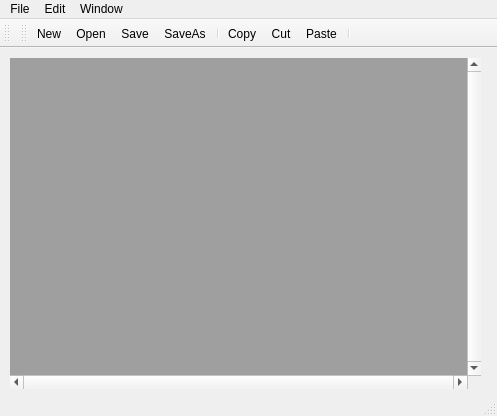
<?xml version="1.0" encoding="UTF-8"?>
<ui version="4.0">
 <class>MainWindow</class>
 <widget class="QMainWindow" name="MainWindow">
  <property name="geometry">
   <rect>
    <x>0</x>
    <y>0</y>
    <width>497</width>
    <height>416</height>
   </rect>
  </property>
  <property name="windowTitle">
   <string>MainWindow</string>
  </property>
  <widget class="QWidget" name="centralWidget">
   <widget class="QMdiArea" name="mdiArea">
    <property name="geometry">
     <rect>
      <x>10</x>
      <y>10</y>
      <width>471</width>
      <height>331</height>
     </rect>
    </property>
    <property name="verticalScrollBarPolicy">
     <enum>Qt::ScrollBarAlwaysOn</enum>
    </property>
    <property name="horizontalScrollBarPolicy">
     <enum>Qt::ScrollBarAlwaysOn</enum>
    </property>
   </widget>
  </widget>
  <widget class="QMenuBar" name="menuBar">
   <property name="geometry">
    <rect>
     <x>0</x>
     <y>0</y>
     <width>497</width>
     <height>21</height>
    </rect>
   </property>
   <widget class="QMenu" name="menuFile">
    <property name="title">
     <string>File</string>
    </property>
    <addaction name="actionNew"/>
    <addaction name="actionOpen"/>
    <addaction name="actionSave"/>
    <addaction name="actionSaveAs"/>
    <addaction name="actionExit"/>
   </widget>
   <widget class="QMenu" name="menuEdit">
    <property name="title">
     <string>Edit</string>
    </property>
    <addaction name="actionCut"/>
    <addaction name="actionCopy"/>
    <addaction name="actionPaste"/>
    <addaction name="actionSelectAll"/>
   </widget>
   <widget class="QMenu" name="menuWindow">
    <property name="title">
     <string>Window</string>
    </property>
    <addaction name="actionNext"/>
    <addaction name="actionPrevious"/>
    <addaction name="actionCascade"/>
    <addaction name="separator"/>
    <addaction name="actionTile"/>
    <addaction name="actionClose"/>
    <addaction name="actionCloseAll"/>
   </widget>
   <addaction name="menuFile"/>
   <addaction name="menuEdit"/>
   <addaction name="menuWindow"/>
  </widget>
  <widget class="QToolBar" name="mainToolBar">
   <attribute name="toolBarArea">
    <enum>TopToolBarArea</enum>
   </attribute>
   <attribute name="toolBarBreak">
    <bool>false</bool>
   </attribute>
  </widget>
  <widget class="QStatusBar" name="statusBar"/>
  <widget class="QToolBar" name="toolBar">
   <property name="windowTitle">
    <string>toolBar</string>
   </property>
   <attribute name="toolBarArea">
    <enum>TopToolBarArea</enum>
   </attribute>
   <attribute name="toolBarBreak">
    <bool>false</bool>
   </attribute>
   <addaction name="actionNew"/>
   <addaction name="actionOpen"/>
   <addaction name="actionSave"/>
   <addaction name="actionSaveAs"/>
   <addaction name="separator"/>
   <addaction name="actionCopy"/>
   <addaction name="actionCut"/>
   <addaction name="actionPaste"/>
   <addaction name="separator"/>
  </widget>
  <action name="actionNext">
   <property name="text">
    <string>Next</string>
   </property>
  </action>
  <action name="actionPrevious">
   <property name="text">
    <string>Previous</string>
   </property>
  </action>
  <action name="actionCascade">
   <property name="text">
    <string>Cascade</string>
   </property>
  </action>
  <action name="actionTile">
   <property name="text">
    <string>Tile</string>
   </property>
  </action>
  <action name="actionCut">
   <property name="icon">
    <iconset resource="Resources.qrc">
     <normaloff>:/file/iconlar/cut.png</normaloff>:/file/iconlar/cut.png</iconset>
   </property>
   <property name="text">
    <string>Cut</string>
   </property>
  </action>
  <action name="actionCopy">
   <property name="icon">
    <iconset resource="Resources.qrc">
     <normaloff>:/file/iconlar/copy.png</normaloff>:/file/iconlar/copy.png</iconset>
   </property>
   <property name="text">
    <string>Copy</string>
   </property>
  </action>
  <action name="actionPaste">
   <property name="icon">
    <iconset resource="Resources.qrc">
     <normaloff>:/file/iconlar/paste.png</normaloff>:/file/iconlar/paste.png</iconset>
   </property>
   <property name="text">
    <string>Paste</string>
   </property>
  </action>
  <action name="actionClose">
   <property name="text">
    <string>Close</string>
   </property>
  </action>
  <action name="actionCloseAll">
   <property name="text">
    <string>CloseAll</string>
   </property>
  </action>
  <action name="actionSelectAll">
   <property name="icon">
    <iconset resource="Resources.qrc">
     <normaloff>:/file/iconlar/selectall.png</normaloff>:/file/iconlar/selectall.png</iconset>
   </property>
   <property name="text">
    <string>SelectAll</string>
   </property>
  </action>
  <action name="actionNew">
   <property name="icon">
    <iconset resource="Resources.qrc">
     <normaloff>:/file/iconlar/new.png</normaloff>:/file/iconlar/new.png</iconset>
   </property>
   <property name="text">
    <string>New</string>
   </property>
  </action>
  <action name="actionOpen">
   <property name="icon">
    <iconset resource="Resources.qrc">
     <normaloff>:/file/iconlar/open.png</normaloff>:/file/iconlar/open.png</iconset>
   </property>
   <property name="text">
    <string>Open</string>
   </property>
  </action>
  <action name="actionSave">
   <property name="icon">
    <iconset resource="Resources.qrc">
     <normaloff>:/file/iconlar/save.png</normaloff>:/file/iconlar/save.png</iconset>
   </property>
   <property name="text">
    <string>Save</string>
   </property>
  </action>
  <action name="actionSaveAs">
   <property name="icon">
    <iconset resource="Resources.qrc">
     <normaloff>:/file/iconlar/saveas.png</normaloff>:/file/iconlar/saveas.png</iconset>
   </property>
   <property name="text">
    <string>SaveAs</string>
   </property>
  </action>
  <action name="actionExit">
   <property name="text">
    <string>Exit</string>
   </property>
  </action>
 </widget>
 <layoutdefault spacing="6" margin="11"/>
 <resources>
  <include location="Resources.qrc"/>
 </resources>
 <connections/>
</ui>
